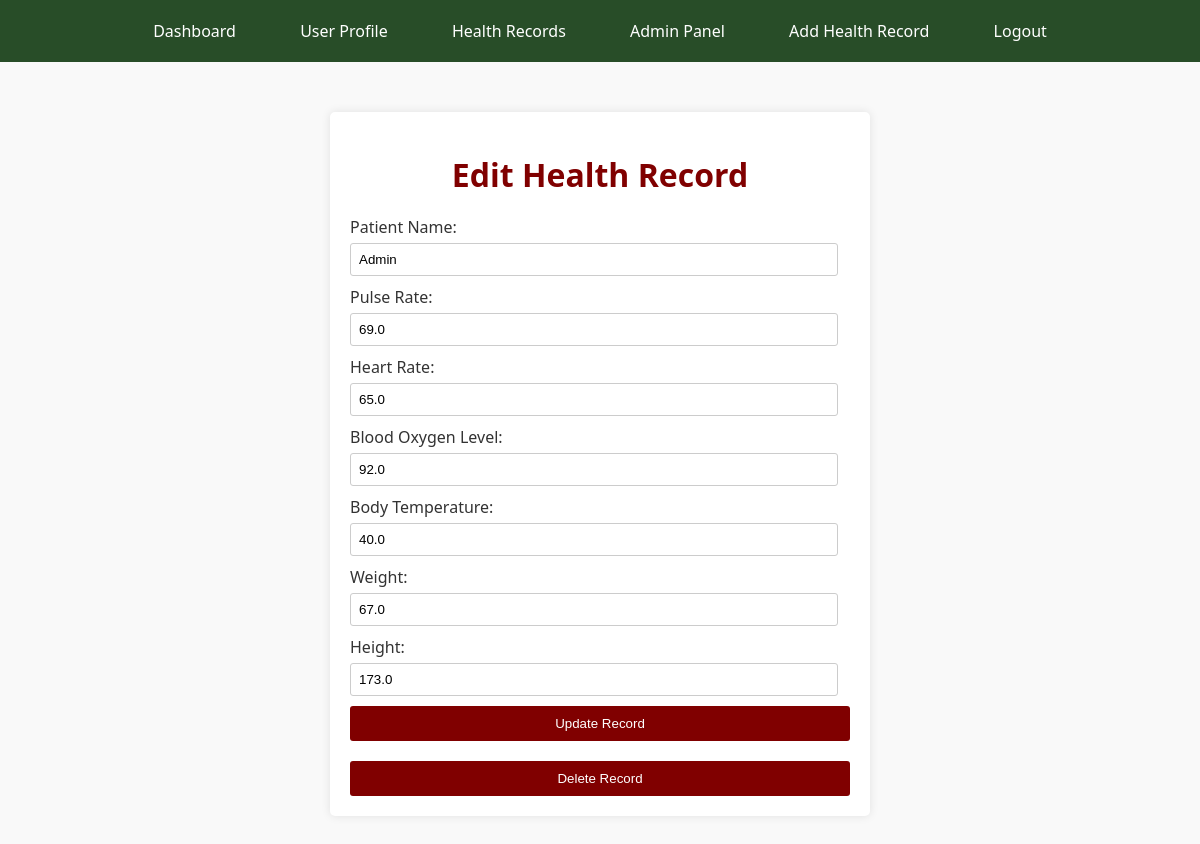
The app's page /edit-health-record/6/ (signed in) with its own data.
### health_monitorapp/models.py (models this page shows, shortened)
class HealthRecord(models.Model):
    user_name = models.CharField(max_length=100, verbose_name="User Name")
    timestamp = models.DateTimeField(auto_now_add=True, verbose_name="Timestamp")
    pulse_rate = models.FloatField(validators=[MinValueValidator(0)], verbose_name="Pulse Rate (bpm)")
    heart_rate = models.FloatField(validators=[MinValueValidator(0)], verbose_name="Heart Rate (bpm)")
    blood_oxygen_level = models.FloatField(validators=[MinValueValidator(0), MaxValueValidator(100)], verbose_name="Blood Oxygen Level (%)")
    body_temperature = models.FloatField(validators=[MinValueValidator(0)], verbose_name="Body Temperature (°C)")
    height = models.FloatField(validators=[MinValueValidator(0)], blank=True, null=True, verbose_name="Height (cm)")
    body_weight = models.FloatField(validators=[MinValueValidator(0)], blank=True, null=True, verbose_name="Body Weight (kg)")
    class Meta:
        verbose_name = "Health Record"
        verbose_name_plural = "Health Records"
        ordering = ['-timestamp']

### health_monitorapp/views.py (the view)
# urls.py: path('edit-health-record/<int:pk>/', views.edit_health_record, name='edit_health_record'),
@login_required
def edit_health_record(request, pk):
    record = get_object_or_404(HealthRecord, pk=pk)
    if request.method == 'POST':
        form = HealthRecordForm(request.POST, instance=record)
        if form.is_valid():
            updated_record = form.save(commit=False)
            updated_record.save()
            print("Health record updated successfully!")
            messages.success(request, 'Health record updated successfully!')
            return redirect('health_records_list')  # Redirect to health records list upon successful update
        else:
            print("Form is not valid:", form.errors)
            messages.error(request, 'Error occurred while updating health record. Please check the form.')
    else:
        form = HealthRecordForm(instance=record)
    return render(request, 'health_monitorapp/edit_health_record.html', {'form': form, 'record': record})

### health_monitorapp/forms.py
class HealthRecordForm(forms.ModelForm):
    class Meta:
        model = HealthRecord
        fields = ['user_name', 'pulse_rate', 'heart_rate', 'blood_oxygen_level', 'body_temperature', 'height', 'body_weight']

### health_monitorapp/templates/health_monitorapp/edit_health_record.html (shortened to what this page needs)
<!DOCTYPE html>
<html lang="en">
<head>
</head>
<body>
    <div class="navbar">
        <a href="{% url 'dashboard' %}">Dashboard</a>
        <a href="{% url 'user_profile' %}">User Profile</a>
        <a href="{% url 'health_records_list' %}">Health Records</a>
        <a href="{% url 'admin:index' %}" class="nav-link">Admin Panel</a>
        <a href="{% url 'add_health_record' %}">Add Health Record</a>
        <a href="#" onclick="logout()">Logout</a>
    </div>
    <div class="container">
        <h1>Edit Health Record</h1>
        <form action="{% url 'edit_health_record' record.pk %}" method="post">
            <label for="user_name">Patient Name:</label>
            <input type="text" id="user_name" name="user_name" value="{{ record.user_name }}"><br>
            <label for="pulse_rate">Pulse Rate:</label>
            <input type="text" id="pulse_rate" name="pulse_rate" value="{{ record.pulse_rate }}"><br>
            <label for="heart_rate">Heart Rate:</label>
            <input type="text" id="heart_rate" name="heart_rate" value="{{ record.heart_rate }}"><br>
            <label for="blood_oxygen_level">Blood Oxygen Level:</label>
            <input type="text" id="blood_oxygen_level" name="blood_oxygen_level" value="{{ record.blood_oxygen_level }}"><br>
            <label for="body_temperature">Body Temperature:</label>
            <input type="text" id="body_temperature" name="body_temperature" value="{{ record.body_temperature }}"><br>
            <label for="body_weight">Weight:</label>
            <input type="text" id="body_weight" name="body_weight" value="{{ record.body_weight }}"><br>
            <label for="height">Height:</label>
            <input type="text" id="height" name="height" value="{{ record.height }}"><br>
            <button type="submit">Update Record</button>
        </form>
        <form class="delete-form" action="{% url 'delete_health_record' record.pk %}" method="post">
            <button type="submit">Delete Record</button>
        </form>
    </div>
</body>
</html>

### health_monitorapp/templates/health_monitorapp/edit_health_record.html (style rules this page uses)
body { font-family: 'Segoe UI', Tahoma, Geneva, Verdana, sans-serif; background-color: #f9f9f9; color: #333; margin: 0; padding: 0; }
.container { max-width: 500px; margin: 50px auto; padding: 20px; background-color: #fff; border-radius: 5px; box-shadow: 0 0 10px rgba(0, 0, 0, 0.1); }
h1 { text-align: center; margin-bottom: 20px; color: maroon; }
form { margin-top: 20px; }
label { display: block; margin-bottom: 5px; }
input[type="text"] { width: calc(100% - 12px); padding: 8px; margin-bottom: 10px; border: 1px solid #ccc; border-radius: 3px; box-sizing: border-box; }
button[type="submit"] { width: 100%; padding: 10px; background-color: #800000; color: #fff; border: none; border-radius: 3px; cursor: pointer; }
.delete-form button[type="submit"] { background-color: #800000; }
.delete-form { text-align: center; margin-top: 20px; }
.navbar { background-color: #284d28; overflow: hidden; width: 100%; text-align: center; padding: 10px 0; margin-bottom: 20px; }
.navbar a { display: inline-block; color: #fff; text-decoration: none; padding: 10px 20px; margin: 0 10px; transition: background-color 0.3s ease; }

### records on screen
HealthRecord: user_name "Admin", pulse_rate "69.0", heart_rate "65.0", blood_oxygen_level "92.0", body_temperature "40.0", body_weight "67.0", height "173.0"
